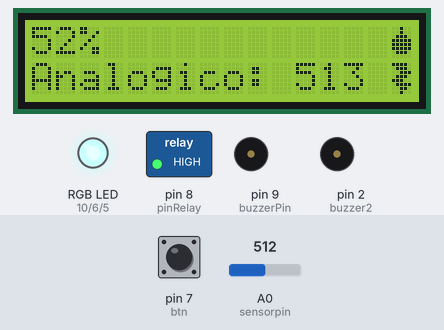
The sketch below on a simulated Arduino Uno, built with avr-gcc and run on an emulated ATmega328P. Parts: 16×2 character LCD, switched loads named in the sketch (green lamp = pin HIGH), an RGB LED mixed from three pins (HIGH = lit), buzzer (waves = sounding, pin HIGH). The inputs (shaded band) are chosen by the test bench; at power-on: pin 7 (btn) HIGH, A0 (sensorpin) = 512. Dim RGB values are drawn brighter than linear; what the sketch prints to the serial monitor is not drawn.

Above: at 1.2 s.
1.3 s: pin 7 (btn) pulled LOW for 0.15 s
At 4.1 s:
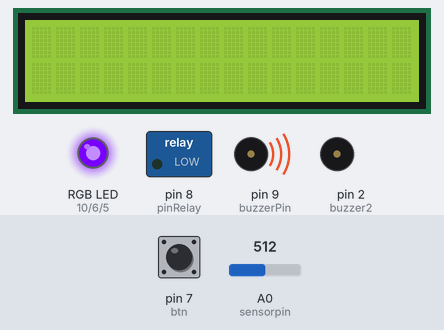
4.4 s: A0 (sensorpin) set to 236
7.4 s: A0 (sensorpin) set to 211
At 8.9 s:
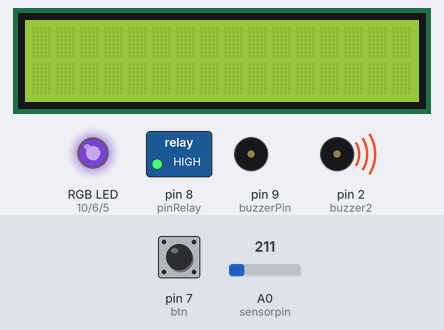
9.3 s: pin 7 (btn) pulled LOW for 1 s
At 9.9 s:
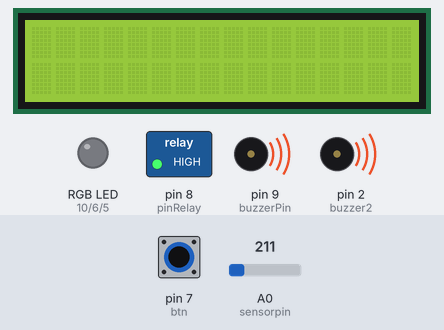
12.8 s: A0 (sensorpin) set to 306
At 13.5 s:
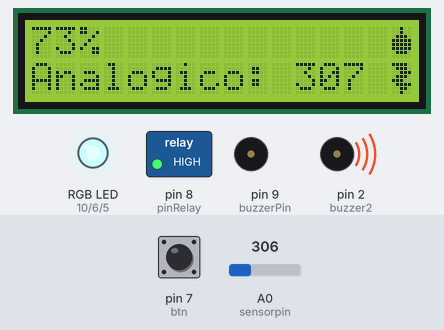
14.3 s: A0 (sensorpin) set to 40
At 14.6 s:
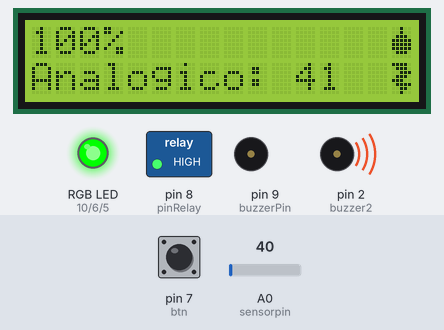
Timing chart, 0 to 16.8 s (numbered marks = the images above; inputs shaded):
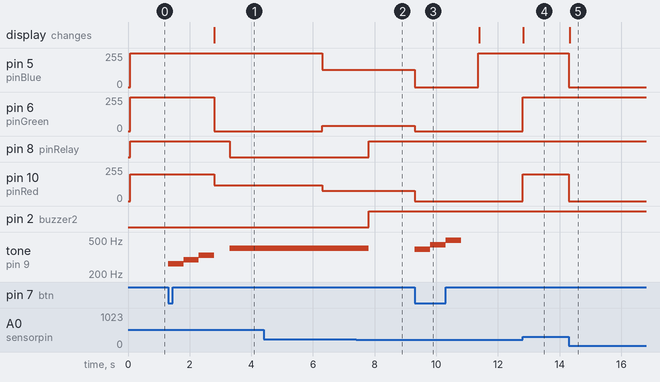

Measured:
- the behaviour switches between 228 and 227 on A0 (sensorpin) (found by bisection; images 1 and 2)
- after the input at 1.3 s, pin 6 (pinGreen): 255/255 → 0/255 after 1.5 s; pin 8 (pinRelay): HIGH → LOW after 2.0 s; pin 10 (pinRed): 200/255 → 120/255 after 1.5 s; tone on pin 9 (buzzerPin): plays 262 Hz for 0.50 s, 294 Hz for 0.50 s, 330 Hz for 0.50 s, 400 Hz for 1.1 s, starting at once; the display: changes after 1.5 s (image 1)
- after the input at 7.4 s, pin 8 (pinRelay), pin 2 (buzzer2): LOW → HIGH after 0.40 s; tone on pin 9 (buzzerPin): 400 Hz → silent after 0.40 s
- after the input at 9.3 s, pin 5 (pinBlue): 130/255 → 0/255 at once, → 255/255 2.1 s later; pin 6 (pinGreen): 40/255 → 0/255 at once; pin 10 (pinRed): 76/255 → 0/255 at once; tone on pin 9 (buzzerPin): silent → 392 Hz at once, → 440 Hz 0.50 s later, → 494 Hz 0.50 s later, → silent 0.50 s later
- after the input at 12.8 s, pin 6 (pinGreen): 0/255 → 255/255 at once; pin 10 (pinRed): 0/255 → 200/255 at once; the display: changes at once (image 4)
- after the input at 14.3 s, pin 5 (pinBlue): 255/255 → 0/255 at once; pin 10 (pinRed): 200/255 → 0/255 at once; the display: changes at once (image 5)

The sketch:

PRACTICAFINAL_SENSOR_HUMEDAD.ino
```cpp
#include <LiquidCrystal_I2C.h>

LiquidCrystal_I2C lcd(0x27, 16, 2);
const int sensorpin = A0;
const int pinRed = 10;
const int pinGreen = 6;
const int pinBlue = 5;
const int btn = 7;
const int pinRelay = 8;
const int buzzer2 = 2;
int sensor;
int mapeo;
bool relay;
bool riegoAutom;
uint8_t valorPasado;
uint8_t valorActual;
bool btnPress = false;

const int delayTime = 1000;
const int buzzerPin = 9;
byte gota[] = {
  B00100,
  B00100,
  B01110,
  B11111,
  B11111,
  B11111,
  B01110,
  B00000
};
byte rayo[] = {
  B11110,
  B01110,
  B00111,
  B01110,
  B11100,
  B01111,
  B00110,
  B00100
};

void encenderRiegoAutomatizado() {
  playSong(1);
  analogWrite(pinRed, 120);
  analogWrite(pinGreen, 0);
  analogWrite(pinBlue, 255);
  lcd.clear();
  Serial.println("Modo Automatico encendido");
  Serial.print("Valor ");
  Serial.println(riegoAutom);
  riegoAutom = true;
  Serial.println(riegoAutom);

  delay(500);
  //regar hasta que sea mayor al 85%
  //buzzer
};
void apagarRiegoAutomatizado() {
  analogWrite(pinRed, 0);
  analogWrite(pinGreen, 0);
  analogWrite(pinBlue, 0);
  Serial.println("Modo Automatico apagado");
  Serial.println(riegoAutom);
  riegoAutom = false;
  Serial.println(riegoAutom);
  playSong(2);

  //activará todas las funciones

  delay(500);
};

uint8_t getSoilmoisture() {
  // Obtiene la lectura del sensor y retorna el porcentaje.
  sensor = analogRead(sensorpin);
  uint8_t moisturePercentage = map(sensor, 1023, 41, 0, 100);
  return moisturePercentage;
};

void ledIndicator(uint8_t data) {
  //Obtiene cómo parámetro el resultado de getSoilmoisture y realiza la
  //lógica necesaria para cambiar de color los LEDs.
  if (data < 25) {
    //rojo
    analogWrite(pinRed, 255);
    analogWrite(pinGreen, 0);
    analogWrite(pinBlue, 0);
  }
  if (data > 26 && data < 50) {
    //amarillo
    analogWrite(pinRed, 200);
    analogWrite(pinGreen, 255);
    analogWrite(pinBlue, 0);
  }
  if (data > 51 && data < 75) {
    //blanco
    analogWrite(pinRed, 200);
    analogWrite(pinGreen, 255);
    analogWrite(pinBlue, 255);
  }
  if (data > 76 && data < 100) {
    //azul
    analogWrite(pinRed, 0);
    analogWrite(pinGreen, 0);
    analogWrite(pinBlue, 255);
  }
  if (data > 99) {
    //verde
    analogWrite(pinRed, 0);
    analogWrite(pinGreen, 255);
    analogWrite(pinBlue, 0);
  }
}

bool checkHumidity(uint8_t data) {
  //Devuelve un verdadero cuando la humedad es la adecuada, es
  //decir mayor a 80%.
  bool humedad;
  if (data > 80) {
    humedad = true;
  } else {
    humedad = false;
  }
  return humedad;
}
void playSong(uint8_t song) {
  switch (song) {
    case 1:
      // Reproducir la primera melodía
      tone(buzzerPin, 262, 500);  // Do (C4) durante 500 ms
      delay(500);
      tone(buzzerPin, 294, 500);  // Re (D4) durante 500 ms
      delay(500);
      tone(buzzerPin, 330, 500);  // Mi (E4) durante 500 ms
      delay(500);
      noTone(buzzerPin);

      break;

    case 2:
      // Reproducir la segunda melodía
      tone(buzzerPin, 392, 500);  // Sol (G4) durante 500 ms
      delay(500);
      tone(buzzerPin, 440, 500);  // La (A4) durante 500 ms
      delay(500);
      tone(buzzerPin, 494, 500);  // Si (B4) durante 500 ms
      delay(500);
      noTone(buzzerPin);
      break;

    case 3:
      // Reproducir la tercera melodía
      //digitalWrite(buzzer2, HIGH);
      //delay(1500);
     //digitalWrite(buzzer2, LOW);
      tone(buzzerPin, 400, 500);  // Sol (G4) durante 500 ms
      delay(500);
      tone(buzzerPin, 400, 500);  // La (A4) durante 500 ms
      delay(500);
      tone(buzzerPin, 400, 500);  // Si (B4) durante 500 ms
      delay(500);
      noTone(buzzerPin);
      break;
  }
}
void drainWater(bool humidityFlag) {

  //Activa la bomba cuando la humedad está por debajo del 80%.
  if (humidityFlag == false) {
    digitalWrite(pinRelay, LOW);
    Serial.println(valorActual);
    playSong(3);

  } else {
    digitalWrite(pinRelay, HIGH);
    digitalWrite(buzzer2,HIGH);
  }
}
void showValue(uint8_t data) {
  Serial.print("Valor Analogico: ");
  Serial.println(map(data, 0, 100, 1023, 41));
  Serial.print("Valor Digital: ");
  Serial.print(data);
  Serial.println("%");
  lcd.clear();
  lcd.setCursor(0, 1);
  lcd.print("Analogico: ");
  lcd.print(map(data, 0, 100, 1023, 41));
  lcd.setCursor(0, 0);
  lcd.print(data);
  lcd.print("%");
  lcd.setCursor(15, 0);
  lcd.write(0);
  lcd.setCursor(15, 1);
  lcd.write(1);
}
void setup() {
  lcd.init();
  lcd.backlight();
  lcd.createChar(0, gota);
  lcd.createChar(1, rayo);
  Serial.begin(9600);
  pinMode(pinRed, OUTPUT);
  pinMode(pinGreen, OUTPUT);
  pinMode(pinBlue, OUTPUT);
  pinMode(btn, INPUT_PULLUP);
  pinMode(buzzerPin, OUTPUT);
  pinMode(pinRelay, OUTPUT);
  pinMode(buzzer2,OUTPUT);
  relay = false;
  riegoAutom = false;
  valorPasado = 0;
}


void loop() {
  if (digitalRead(btn) == LOW) {
    if (riegoAutom == false) {
      encenderRiegoAutomatizado();
      //revisar humedad
      drainWater(checkHumidity(getSoilmoisture()));
    } else {
      apagarRiegoAutomatizado();
      valorActual = getSoilmoisture();

      lcd.init();  //mamada de jp

      ledIndicator(valorActual);
      showValue(valorActual);
      valorPasado = valorActual;
    }
  } else {


    if (riegoAutom == false) {
      digitalWrite(pinRelay, HIGH);

      valorActual = getSoilmoisture();
      if (valorActual != valorPasado) {
        ledIndicator(valorActual);
        showValue(valorActual);
        valorPasado = valorActual;
      }
    } else {
      drainWater(checkHumidity(getSoilmoisture()));
      analogWrite(pinRed, 76);
      analogWrite(pinGreen, 40);
      analogWrite(pinBlue, 130);
      //revisar humedad
    }
  }
}
```
